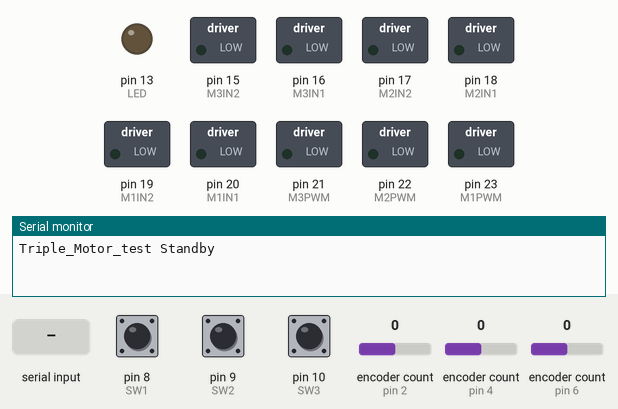
Bench run of a sketch on a simulated Arduino Mega 2560, built with avr-gcc and run on an emulated ATmega2560. Parts: switched loads named in the sketch (green lamp = pin HIGH), output pins drawn as LEDs (lit = HIGH), the last lines printed to the serial monitor. The inputs (shaded band) are chosen by the test bench; at power-on: pin 8 (SW1) HIGH, pin 9 (SW2) HIGH, pin 10 (SW3) HIGH, encoder count (sensors on pin 2, pin 4, pin 6) 0.

Above: at 3.2 s.
3.3 s: "i90\n" received over Serial
At 3.45 s:
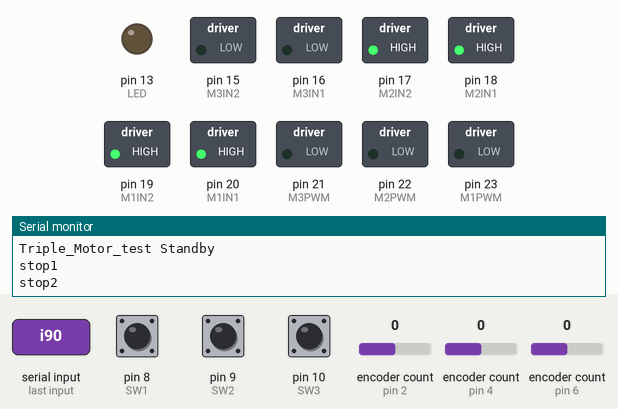
5.1 s: "a90\n" received over Serial
At 6.3 s:
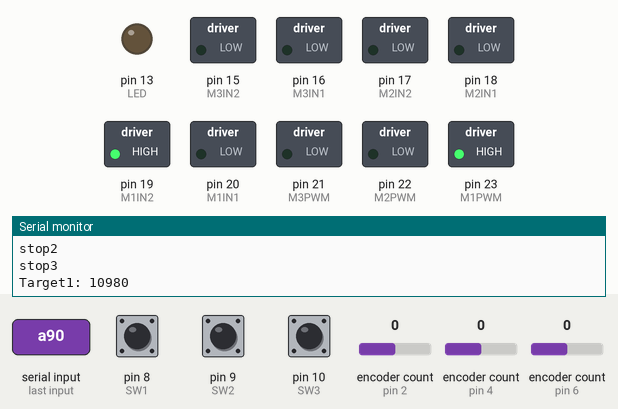
6.6 s: "b90\n" received over Serial
At 7.6 s:
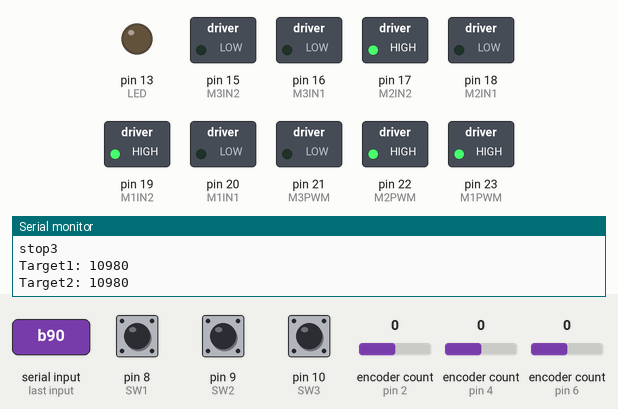
8.1 s: "a,45\n" received over Serial
At 8.8 s:
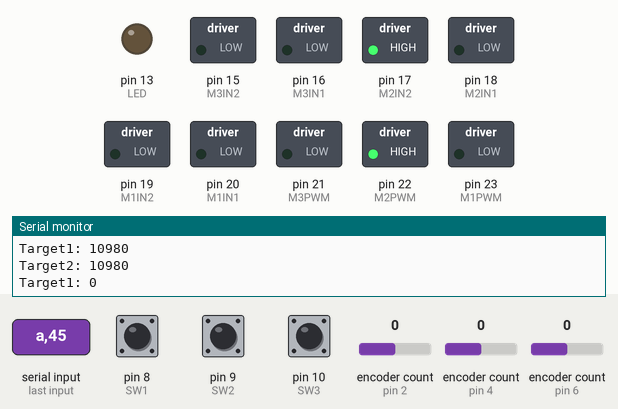
9.6 s: "c90\n" received over Serial
At 9.9 s:
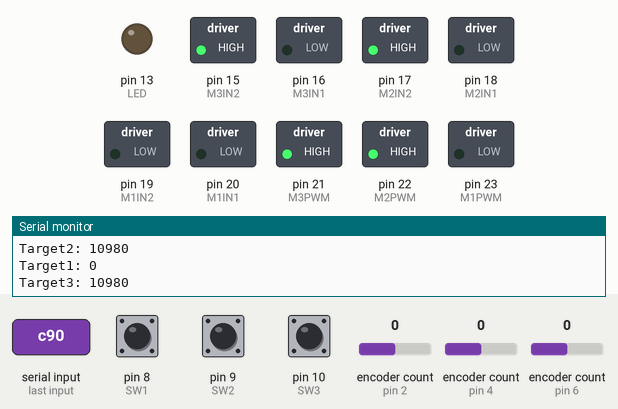
11.1 s: "b,45\n" received over Serial
At 12.3 s:
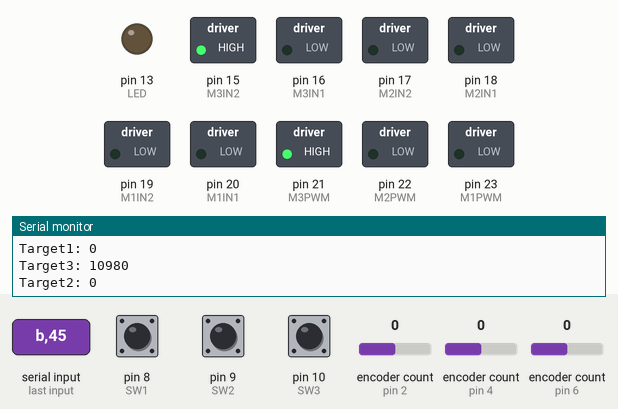
Timing chart, 0 to 13.6 s (numbered marks = the images above; inputs shaded):
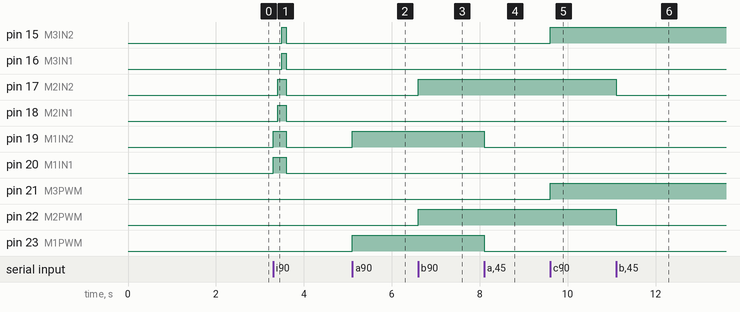

Measured:
- after the input at 3.3 s, pin 15 (M3IN2), pin 16 (M3IN1): LOW → HIGH after 0.20 s, → LOW 0.10 s later; pin 17 (M2IN2), pin 18 (M2IN1): LOW → HIGH after 0.10 s, → LOW 0.20 s later; pin 19 (M1IN2), pin 20 (M1IN1): LOW → HIGH at once, → LOW 0.30 s later
- after the input at 5.1 s, pin 19 (M1IN2), pin 23 (M1PWM): LOW → HIGH at once
- after the input at 6.6 s, pin 17 (M2IN2), pin 22 (M2PWM): LOW → HIGH at once
- after the input at 8.1 s, pin 19 (M1IN2), pin 23 (M1PWM): HIGH → LOW at once
- after the input at 9.6 s, pin 15 (M3IN2), pin 21 (M3PWM): LOW → HIGH at once
- after the input at 11.1 s, pin 17 (M2IN2), pin 22 (M2PWM): HIGH → LOW at once

The sketch:

bt_Triple_Motor_test.ino
```cpp
#include<Encoder.h>
#include "dec.h"

//#define serial Serial1
#define serial Serial

void setup() {
  pinMode(M1IN1, OUTPUT);
  pinMode(M1IN2, OUTPUT);
  pinMode(M1PWM, OUTPUT);

  pinMode(M2IN1, OUTPUT);
  pinMode(M2IN2, OUTPUT);
  pinMode(M2PWM, OUTPUT);

  pinMode(M3IN1, OUTPUT);
  pinMode(M3IN2, OUTPUT);
  pinMode(M3PWM, OUTPUT);

  pinMode(SW1, INPUT_PULLUP);
  pinMode(SW2, INPUT_PULLUP);
  pinMode(SW3, INPUT_PULLUP);

  //pinMode(STBY, OUTPUT);
  pinMode(LED, OUTPUT);

  serial.begin(BAUDRATE);
  delay(2000);
  serial.println("Triple_Motor_test Standby");
  //digitalWrite(STBY, HIGH);
}

void loop() {

  int SW1val = digitalRead(SW1);
  int SW2val = digitalRead(SW2);
  int SW3val = digitalRead(SW3);

  if(SW1val==LOW && isMoving1)stop1();
  if(SW2val==LOW && isMoving2)stop2();
  if(SW3val==LOW && isMoving3)stop3();

  //digitalWrite(LED,HIGH);
  counter1 = E1.read();
  counter2 = E2.read();
  counter3 = E3.read();

  int m1Out = calculatePWM(targetCount1, counter1, M1IN1, M1IN2);
  int m2Out = calculatePWM(targetCount2, counter2, M2IN1, M2IN2);
  int m3Out = calculatePWM(targetCount3, counter3, M3IN1, M3IN2);

  if (m1Out == 0 && isMoving1) {
    isMoving1 = false;
    serial.println("a fin");
  }
  if (m2Out == 0 && isMoving2) {
    isMoving2 = false;
    serial.println("b fin");
  }
  if (m3Out == 0 && isMoving3) {
    isMoving3 = false;
    serial.println("c fin");
  }

  analogWrite(M1PWM, m1Out);
  analogWrite(M2PWM, m2Out);
  analogWrite(M3PWM, m3Out);

  if (counter1 != prevCounter1) isMoving1 = true;
  if (counter2 != prevCounter2) isMoving2 = true;
  if (counter3 != prevCounter3) isMoving3 = true;

  prevCounter1 = counter1;
  prevCounter2 = counter2;
  prevCounter3 = counter3;

  if (serial.available() > 0){
    handleSerialEvent();
  }
}


int calculatePWM(int targetCount, int counter, int motorPin1, int motorPin2) {

  int motorErrorInCounts = targetCount - counter;

  if (abs(motorErrorInCounts) < 300) {
    digitalWrite(motorPin1, LOW);
    digitalWrite(motorPin2, LOW);
    return 0;
  }

  int motorOut = (int)(MOTOR_GAIN * motorErrorInCounts);

  if (motorOut > 0) {  // increase motor count
    digitalWrite(motorPin1, LOW);
    digitalWrite(motorPin2, HIGH);
  } else if (motorOut < -0){  // decrease motor count
    digitalWrite(motorPin1, HIGH);
    digitalWrite(motorPin2, LOW);
  }

  return constrain(abs(motorOut), MIN_MOTOR_OUT, MAX_MOTOR_OUT);
}


void handleSerialEvent() {
  char cmd = serial.read();
  switch (cmd) {
    case 'a':
      targetCount1 = fetchValue()*122;
      serial.print("Target1: ");
      serial.println(targetCount1);
      while(Serial.available() > 0) Serial.read();
      break;
    case 'b':
      targetCount2 = fetchValue()*122;
      serial.print("Target2: ");
      serial.println(targetCount2);
      while(Serial.available() > 0) Serial.read();
      break;
    case 'c':
      targetCount3 = fetchValue()*122;
      serial.print("Target3: ");
      serial.println(targetCount3);
      while(Serial.available() > 0) Serial.read();
      break;
    case 'i':
      stop1();
      stop2();
      stop3();
      while(Serial.available() > 0) Serial.read();
      break;
    case 'g':
      serial.print("a: ");serial.print(counter1);
      serial.print(" b: ");serial.print(counter2);
      serial.print(" c: ");serial.println(counter3);
      while(Serial.available() > 0) Serial.read();
      break;
    case 'r':
      targetCount1 = -22000;
      targetCount2 = -22000;
      targetCount3 = -22000;
      while(Serial.available() > 0) Serial.read();
      break;
    default:
      serial.print("ERROR: ");
      serial.print(cmd+serial.readString());
      while(Serial.available() > 0) Serial.read();
      break;
  }
}

int fetchValue() {
  int i = 0;
  char string[10];

  while (i < sizeof(string)) {
    if (serial.available()) {
      char c = serial.read();
      if ((c >= '0' && c <= '9') || c == '-') {
        string[i] = c;
        i++;
      } else {
        string[i] = '\0';
        break;
      }
    }
  }
  return atoi(string);
}

void stop1(){
  serial.println("stop1");
  digitalWrite(M1IN1, HIGH);
  digitalWrite(M1IN2, HIGH);
  analogWrite(M1PWM, 0);
  delay(100);
  E1.write(0);
  targetCount1=0;
}

void stop2(){
  serial.println("stop2");
  digitalWrite(M2IN1, HIGH);
  digitalWrite(M2IN2, HIGH);
  analogWrite(M2PWM, 0);
  delay(100);
  E2.write(0);
  targetCount2=0;
}

void stop3(){
  serial.println("stop3");
  digitalWrite(M3IN1, HIGH);
  digitalWrite(M3IN2, HIGH);
  analogWrite(M3PWM, 0);
  delay(100);
  E3.write(0);
  targetCount3=0;
}
```

dec.h
```cpp
#ifndef _DEC_H
#define _DEC_H


const long BAUDRATE = 115200;

const int MAX_MOTOR_OUT = 255;
const int MIN_MOTOR_OUT = 100;
const float MOTOR_GAIN = 0.8;

const int E1A = 2;
const int E1B = 3;
const int M1IN2 = 19;
const int M1IN1 = 20;
const int M1PWM = 23;
Encoder E1(E1A, E1B);
volatile long counter1 = 0;
volatile long prevCounter1 = 0;
volatile long targetCount1 = 0;

const int E2A = 4;
const int E2B = 5;
const int M2IN2 = 17;
const int M2IN1 = 18;
const int M2PWM = 22;
Encoder E2(E2A, E2B);
volatile long counter2 = 0;
volatile long prevCounter2 = 0;
volatile long targetCount2 = 0;

const int E3A = 6;
const int E3B = 7;
const int M3IN2 = 15;
const int M3IN1 = 16;
const int M3PWM = 21;
Encoder E3(E3A, E3B);
volatile long counter3 = 0;
volatile long prevCounter3 = 0;
volatile long targetCount3 = 0;

//const int STBY = 2;

const int LED = 13;
const int SW1 = 8;
const int SW2 = 9;
const int SW3 = 10;

volatile bool isMoving1 = false;
volatile bool isMoving2 = false;
volatile bool isMoving3 = false;

#endif
```
